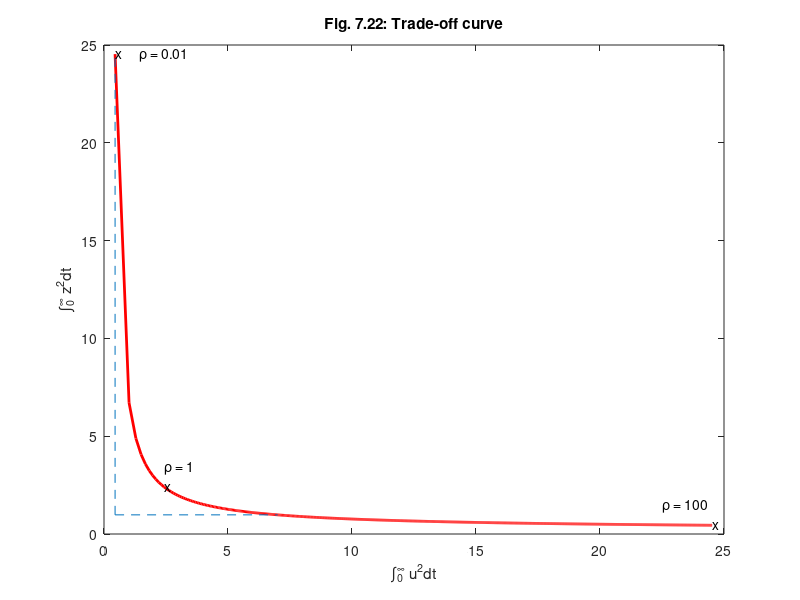

MATLAB code to generate this figure: (Note: this script raises an error after producing the figure.)
%  Figure 7.22      Feedback Control of Dynamic Systems, 6e
%                        Franklin, Powell, Emami
%
% fig7_22.m
% script to generate Fig. 7.22
% tradeoff curve for LQR
clf;
f=[0 1;0 0];
g=[0;1];
h=[1 0];
j=0;
sys=ss(f,g,h,j);
display('This computation takes several seconds');
% Initial condition
xo=[1 1]';
r=1;
i=1;
for rho=0.01:0.1:100;
   q=rho*h'*h;
   [k,s]=lqr(f,g,q,r);
   acl=f-g*k;
   w1=gram(acl',h');
   yy(i)=xo'*w1*xo;
   w2=gram(acl',k');
   uu(i)=xo'*w2*xo;
   jj(i)=xo'*s*xo;
   i=i+1;
end;
plot(uu,yy,'red','LineWidth',2);
title('Fig. 7.22: Trade-off curve');
text(uu(1)+1,yy(1),'\rho = 0.01');
text(uu(1000)-2,yy(1000)+1,'\rho = 100');
text(uu(11),yy(11)+1,'\rho = 1');
line([uu(1) uu(1)],[yy(100) yy(1)],'LineStyle','--');
line([uu(1) uu(100)],[yy(100) yy(100)],'LineStyle','--');
text(uu(1),yy(1),'x');
text(uu(1000),yy(1000),'x');
text(uu(11),yy(11),'x');
xlabel('\int_0^\infty u^2dt')
ylabel('\int_0^\infty z^2dt');
nicegrid;
